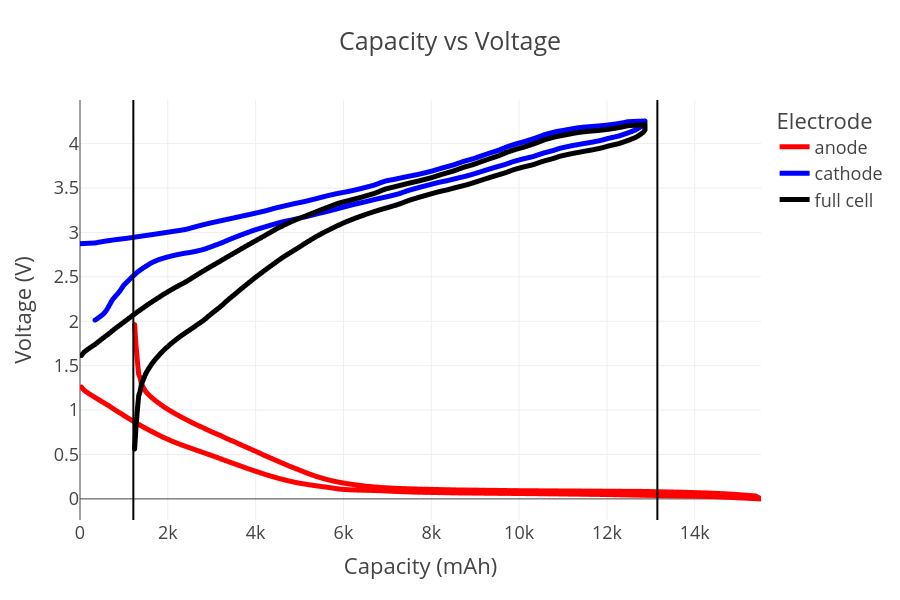

Notebook cell for this chart:
### Code cell
figure = cell.get_capacity_voltage_plot(width=900, height=600)
figure.show()

### Figure 1 — Plotly figure (JSON) as saved in the notebook; plotly's stock layout.template omitted (floating-point values rounded to 4 significant figures; data arrays with more than 128 entries replaced by an {"elided": "..."} marker saying what was removed)
{"data": [{"hovertemplate": "Electrode=anode<br>Capacity (mAh)=%{x}<br>Voltage (V)=%{y}<extra></extra>", "legendgroup": "anode", "line": {"color": "red", "dash": "solid", "width": 5}, "marker": {"symbol": "circle"}, "mode": "lines", "name": "anode", "showlegend": true, "type": "scattergl", "x": {"elided": "955 float values"}, "xaxis": "x", "y": {"elided": "955 float values"}, "yaxis": "y"}, {"hovertemplate": "Electrode=cathode<br>Capacity (mAh)=%{x}<br>Voltage (V)=%{y}<extra></extra>", "legendgroup": "cathode", "line": {"color": "blue", "dash": "solid", "width": 5}, "marker": {"symbol": "circle"}, "mode": "lines", "name": "cathode", "showlegend": true, "type": "scattergl", "x": {"elided": "819 float values"}, "xaxis": "x", "y": {"elided": "819 float values"}, "yaxis": "y"}, {"hovertemplate": "Electrode=full cell<br>Capacity (mAh)=%{x}<br>Voltage (V)=%{y}<extra></extra>", "legendgroup": "full cell", "line": {"color": "black", "dash": "solid", "width": 5}, "marker": {"symbol": "circle"}, "mode": "lines", "name": "full cell", "showlegend": true, "type": "scattergl", "x": {"elided": "789 float values"}, "xaxis": "x", "y": {"elided": "789 float values"}, "yaxis": "y"}], "layout": {"height": 600, "legend": {"title": {"text": "Electrode"}, "tracegroupgap": 0}, "shapes": [{"line": {"color": "black", "width": 2}, "type": "line", "x0": 13149, "x1": 13149, "xref": "x", "y0": 0, "y1": 1, "yref": "y domain"}, {"line": {"color": "black", "width": 2}, "type": "line", "x0": 1215, "x1": 1215, "xref": "x", "y0": 0, "y1": 1, "yref": "y domain"}], "title": {"text": "Capacity vs Voltage"}, "width": 900, "xaxis": {"anchor": "y", "domain": [0, 1], "title": {"text": "Capacity (mAh)"}}, "yaxis": {"anchor": "x", "domain": [0, 1], "title": {"text": "Voltage (V)"}}}}
